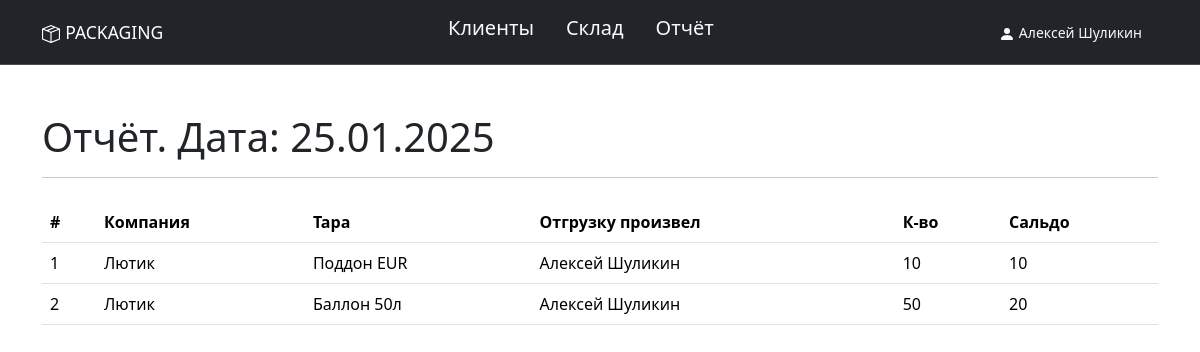
Screenshot of /reportpacking/2025-1-25/ (signed in) with the database file from the repository.
### users/models.py (models this page shows, shortened)
class User(AbstractUser):
    OPTION_ONE = 'admin'
    OPTION_TWO = 'manager'
    OPTION_THREE = 'worker'
    OPTIONS = [
        (OPTION_ONE, 'Администратор'),
        (OPTION_TWO, 'Менеджер'),
        (OPTION_THREE, 'Работник'),
    ]
    position = models.CharField(
        'Статус',
        max_length=10,
        choices=OPTIONS,
        default=OPTION_ONE
    )
    first_name = models.CharField(
        'Имя',
        max_length=50
    )
    last_name = models.CharField(
        'Фамилия',
        max_length=50
    )
    avatar = models.ImageField(
        'Аватар',
        upload_to='user/',
        blank=True, null=True
    )
    phone_number = models.CharField(
        'Телефон',
        max_length=15,
        blank=True,
        null=True
    )
    address = models.TextField(
        'Адрес',
        blank=True,
        null=True
    )
    email = models.EmailField(unique=True)
    created_at = models.DateTimeField("Дата создания", auto_now_add=True)
    updated_at = models.DateTimeField("Дата обновления", auto_now=True)
    class Meta:
        verbose_name = 'сотрудника'
        verbose_name_plural = 'Сотрудники'

class Client(models.Model):
    company_name = models.CharField(
        'Компания',
        max_length=100,
        blank=True,
        null=True
    )
    first_name = models.CharField(
        'Имя',
        max_length=50
    )
    last_name = models.CharField(
        'Фамилия',
        max_length=50,
        blank=True,
        null=True
    )
    phone_number = models.CharField(
        'Телефон',
        max_length=15,
        null=False,
        blank=False,
    )
    address = models.TextField(
        'Адрес',
        blank=True,
        null=True
    )
    class Meta:
        verbose_name = 'клиента'
        verbose_name_plural = 'Клиенты'
    created_at = models.DateTimeField("Дата создания", auto_now_add=True)
    updated_at = models.DateTimeField("Дата обновления", auto_now=True)

### registration/models.py (models this page shows, shortened)
class BaseClass(Model):
    packing = ForeignKey(
        Packing,
        on_delete=CASCADE,
        verbose_name='Тара',
    )
    user = ForeignKey(
        User,
        on_delete=CASCADE,
        verbose_name='Пользователь',
    )
    created_at = DateTimeField(
        'Дата записи',
        auto_now_add=True,
    )
    amount = IntegerField(
        'Количество',
        null=False,
        blank=False,
    )
    text = TextField(
        'Комментарий',
        null=True,
        blank=True,
    )
    class Meta:
        abstract = True

class Extradition(BaseClass):
    client = ForeignKey(
        Client,
        on_delete=CASCADE,
        verbose_name='Клиент',
    )
    balance_storage = IntegerField(
        'Остаток',
        null=False,
        blank=False,
    )
    class Meta:
        verbose_name = 'Выдача'
        verbose_name_plural = 'Выдача'

class Packing(Model):
    name = CharField(
        'Наименование',
        max_length=CHAR_MAX,
        db_index=True,
    )
    text = TextField(
        'Комментарий',
        null=True,
        blank=True,
    )
    balance = IntegerField(
        'в наличии',
        default=0,
    )
    class Meta:
        verbose_name = 'тару'
        verbose_name_plural = 'Тара'

### registration/views.py (the view)
@login_required
def report_table_date(request, year, month, day):
    selected_date = date(year, month, day)
    extradition = Extradition.objects.filter(
        created_at__date=selected_date,
        balance_storage__gt=0
    ).order_by('created_at')
    page_obj = paginate_queryset(extradition, request, ELEMENT_PAGE)
    context = {
        'page_obj': page_obj,
        'created_at': selected_date
    }
    return render(request, 'registration/report-date.html', context)

### registration/views.py (called while the page is built)
def paginate_queryset(queryset, request, items_per_page=ELEMENT_PAGE):
    paginator = Paginator(queryset, items_per_page)
    page_number = request.GET.get('page')
    return paginator.get_page(page_number)

### templates/registration/report-date.html (shortened to what this page needs)
{% extends "base.html" %}
{% load django_bootstrap5 %}
{% load bootstrap_icons %}
{% load static %}
{% block content %}
<main>
    <div class="container py-5">
        <h1 class="display-6" style="display: inline;">Отчёт. Дата: {{ created_at|date:"d.m.Y" }}</h1>
        <hr>
        {% if page_obj  %}
            <table class="table mt-4">
                <thead>
                    <tr>
                        <th>#</th>
                        <th>Компания</th>
                        <th>Тара</th>
                        <th>Отгрузку произвел</th>
                        <th>К-во</th>
                        <th>Сальдо</th>
                    </tr>
                </thead>
                <tbody>
                    {% for extraditions in page_obj  %}
                        <tr>
                            <td>{{ forloop.counter }}</td>
                            <td>{{ extraditions.client.company_name}}</td>
                            <td>{{ extraditions.packing.name }}</td>
                            <td>{{ extraditions.user.get_full_name }}</td>
                            <td>{{ extraditions.amount }}</td>
                            <td>{{ extraditions.balance_storage }}</td>
                        </tr>
                    {% endfor %}
                </tbody>
            </table>
        {% else %}
            <strong>Статус:</strong> данные отсутствуют <hr>
        {% endif %}
    </div>
</main>
{% endblock %}

### templates/includes/header.html (shortened to what this page needs)
{% load static %}
{% load bootstrap_icons %}
<header>
  <nav class="navbar bg-dark border-bottom border-bottom-dark" data-bs-theme="dark">
    <div class="container">
      <a class="navbar-brand" href="{% url 'registration:index' %}">
        <small>PACKAGING</small>
      </a>
      <ul class="nav justify-content-center">
        {% if user.position == 'admin' %}
          <li class="nav-item">
            <a class="nav-link  link-light" href="{% url 'registration:clients' %}">
              <h5>Клиенты</h5>
            </a>
          </li>
          <li class="nav-item">
            <a class="nav-link  link-light" href="{% url 'registration:packing' %}">
              <h5>Склад</h5>
            </a>
          </li>
          <li class="nav-item">
            <a class="nav-link  link-light" href="{% url 'registration:report' %}">
              <h5>Отчёт</h5>
            </a>
          </li>
        {% endif %}
      </ul>
      <ul class="nav justify-content-end">
        {% if user.is_authenticated %}
            <div class="btn-group" role="group" aria-label="Basic outlined example">
              <a class="nav-link  link-light" href="{% url 'users:personal_account' user.id %}" >
                <svg xmlns="http://www.w3.org/2000/svg" width="16" height="16" fill="currentColor" class="bi bi-person-fill" viewBox="0 0 16 16">
                  <path d="M3 14s-1 0-1-1 1-4 6-4 6 3 6 4-1 1-1 1H3Zm5-6a3 3 0 1 0 0-6 3 3 0 0 0 0 6Z"/>
                </svg>
                <small>{{ user.first_name }} {{ user.last_name }}</small>
              </a>
            </div>
          {% else %}
            <div class="btn-group" role="group" aria-label="Basic outlined example">укцу
            </div>
          {% endif %}
      </ul>
    </div>
  </nav>
</header>

### rows the page displays
User: first_name "Алексей", last_name "Шуликин"
Extradition: client.company_name "Лютик", packing.name "Поддон EUR", user.get_full_name "Алексей Шуликин", amount "10", balance_storage "10"
Extradition: client.company_name "Лютик", packing.name "Баллон 50л", user.get_full_name "Алексей Шуликин", amount "50", balance_storage "20"

### other values shown
{{ created_at|date:"d.m.Y" }} "25.01.2025"
